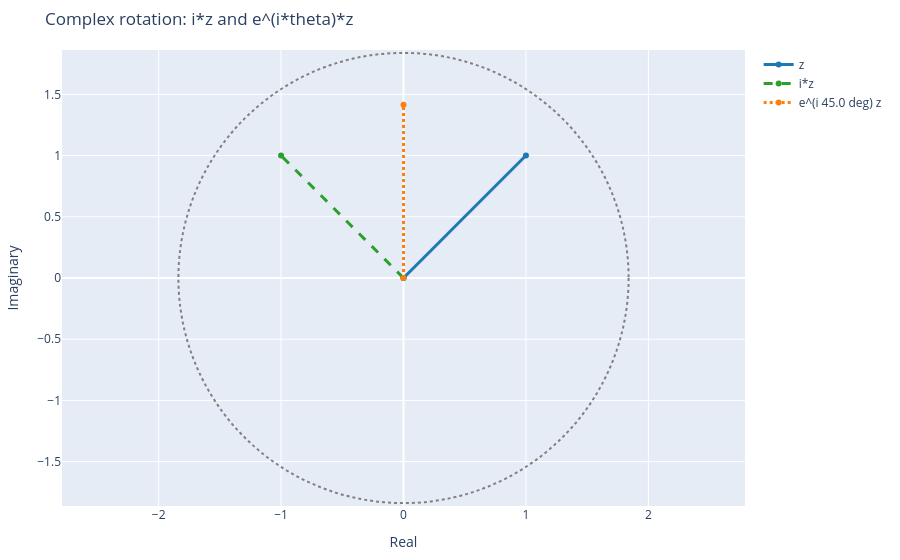

Source (notebook cell):
### Markdown cell above
## 1) Imaginary numbers as rotation

Multiplying by `i` rotates a point by 90 degrees. Multiplying by `e^(i*theta)` rotates by any angle.

### Code cell
fig = plot_rotation_vectors(x=1.0, y=1.0, angle_deg=45.0)
fig.show()

### Figure 1 — Plotly figure (JSON) as saved in the notebook; plotly's stock layout.template omitted (floating-point values rounded to 4 significant figures)
{"data": [{"line": {"color": "#1f77b4", "width": 3}, "mode": "lines+markers", "name": "z", "type": "scatter", "x": [0, 1], "y": [0, 1]}, {"line": {"color": "#2ca02c", "dash": "dash", "width": 3}, "mode": "lines+markers", "name": "i*z", "type": "scatter", "x": [0, -1], "y": [0, 1]}, {"line": {"color": "#ff7f0e", "dash": "dot", "width": 3}, "mode": "lines+markers", "name": "e^(i 45.0 deg) z", "type": "scatter", "x": [0, 1.11e-16], "y": [0, 1.414]}], "layout": {"autosize": true, "margin": {"b": 40, "l": 50, "r": 20, "t": 50}, "shapes": [{"line": {"color": "gray", "dash": "dot"}, "type": "circle", "x0": -1.838, "x1": 1.838, "y0": -1.838, "y1": 1.838}], "title": {"text": "Complex rotation: i*z and e^(i*theta)*z"}, "xaxis": {"range": [-1.838, 1.838], "title": {"text": "Real"}, "zeroline": true}, "yaxis": {"range": [-1.838, 1.838], "scaleanchor": "x", "scaleratio": 1, "title": {"text": "Imaginary"}, "zeroline": true}}}
